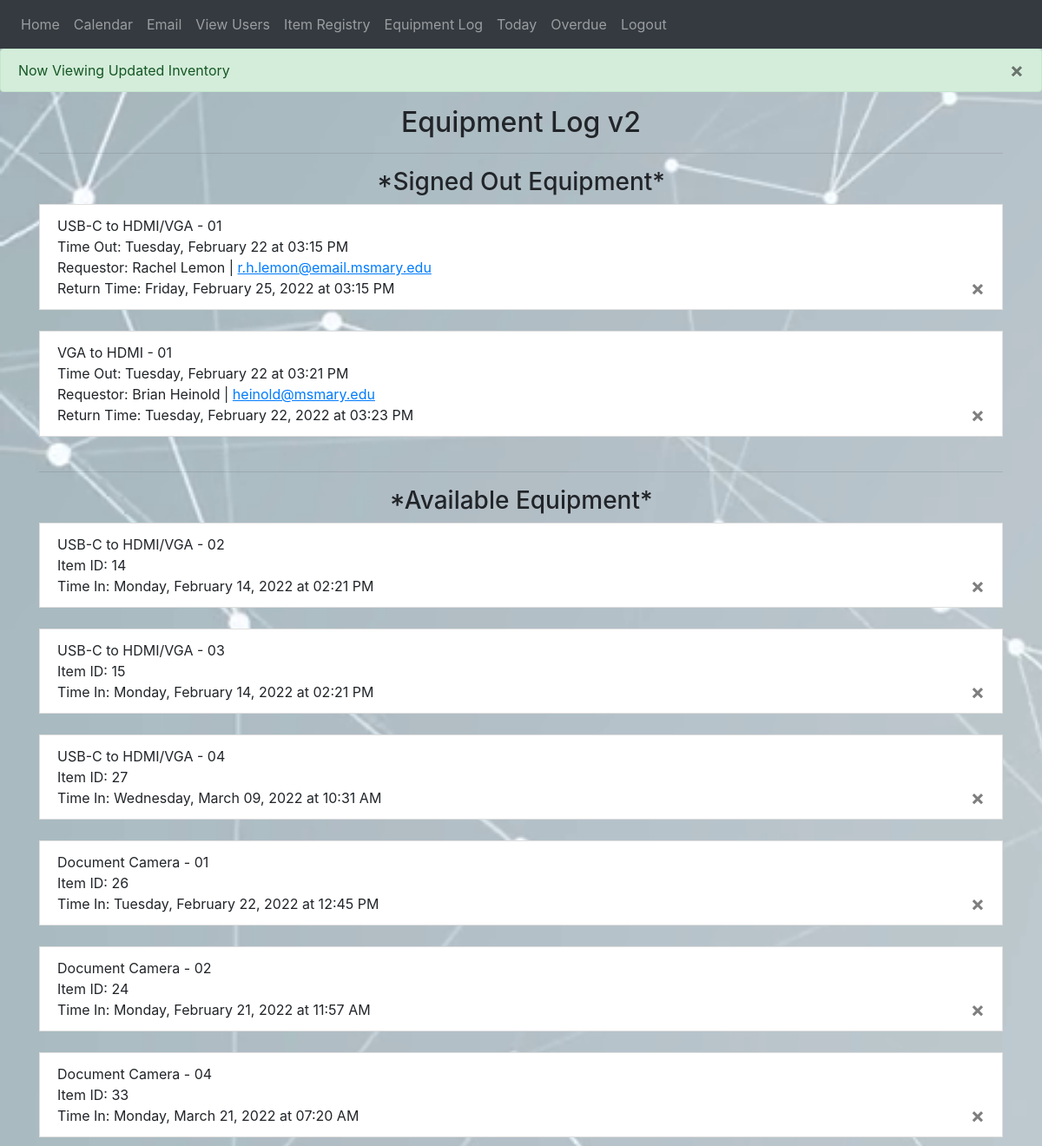
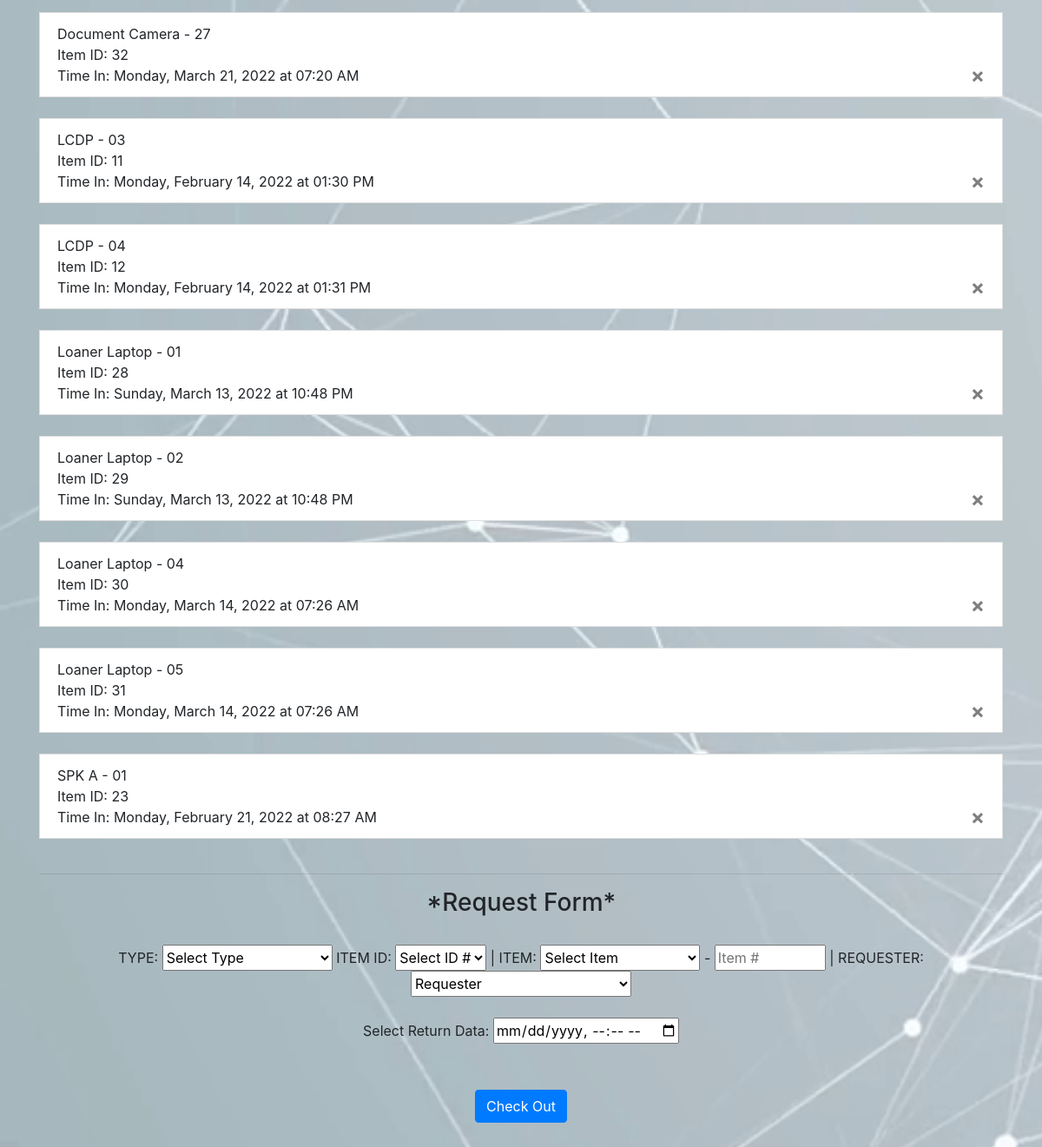
The page /tech/equipment_log (signed in) on the database its author committed (2 pictures, top to bottom).
### website/models.py (models this page shows)
class InventoryOut(db.Model):
    id = db.Column(db.Integer, primary_key=True)
    item_name = db.Column(db.String(150))
    item_type = db.Column(db.String(75))
    item_number = db.Column(db.Integer)
    dateOut = db.Column(db.DateTime, index=True, default=func.now())
    user_email = db.Column(db.String(150))
    returnDate = db.Column(db.DateTime, index=True, default=func.now())

class User(db.Model, UserMixin):
    id = db.Column(db.Integer, primary_key=True)
    email = db.Column(db.String(150), unique=True)
    password = db.Column(db.String(150))
    first_name = db.Column(db.String(75))
    last_name = db.Column(db.String(75))
    department = db.Column(db.String(150))
    tickets = db.relationship('Ticket')

class InventoryIn(db.Model):
    id = db.Column(db.Integer, primary_key=True)
    item_name = db.Column(db.String(150))
    item_number = db.Column(db.Integer)
    item_type = db.Column(db.String(75))
    dateIn = db.Column(db.DateTime, index=True, default=func.now())

### website/auth.py (the view, shortened to what this page needs)
@auth.route('/tech/equipment_log', methods=['GET', 'POST'])
@login_required
def view_inventory():
    available = InventoryIn.query.order_by(InventoryIn.item_type.asc(), InventoryIn.item_number).all()
    users = User.query.order_by(User.last_name).all()
    out = InventoryOut.query.order_by(InventoryOut.item_type.asc(), InventoryOut.item_number).all()
    flash('Now Viewing Updated Inventory', category='success')
    if current_user.department == 'MANAGER' or current_user.department == 'ITSC' or current_user.department == 'LEAD':
        return render_template("equipment_log.html", user=current_user, available=available, out=out, users=users)
    else:
        flash('Access Restricted', category='error')
        return redirect(url_for('routes.home'))
    return render_template("equipment_log.html", user=current_user, users=users)

### website/__init__.py (called while the page is built)
def create_app():
    app = Flask(__name__)
    app.config['SECRET_KEY'] = 'hjshjhdjah kjshkjdhjs'
    app.config['SQLALCHEMY_DATABASE_URI'] = f'sqlite:///{DB_NAME}'
    app.config['SQLALCHEMY_TRACK_MODIFICATIONS'] = True
    db.init_app(app)
    from .routes import routes
    from .auth import auth
    app.register_blueprint(routes, url_prefix='/')
    app.register_blueprint(auth, url_prefix='/')
    from .models import User, Ticket
    create_database(app)
    login_manager = LoginManager()
    login_manager.login_view = 'auth.login'
    login_manager.init_app(app)
    @login_manager.user_loader
    def load_user(id):
        return User.query.get(int(id))
    return app

### website/templates/equipment_log.html (shortened to what this page needs)
{% extends "base.html" %} {% block title %}Equipment Log v2{% endblock %} {% block content %}
<h2 align="center"> Equipment Log v2</h2>
<hr />
<h3 align="center">*Signed Out Equipment*</h3>
{% for data in out %}
<li class="list-group-item">
    <div>
        {{ data.item_name.replace('_', ' ') }} - {% if data.item_number < 10 %}0{% endif %}{{ data.item_number }}
        <br />
        Time Out: {{ data.dateOut.strftime('%A, %B %d at %I:%M %p') }}
        <br />
        Requestor:
        {% for user in users %}
            {% if user.email == data.user_email %}
                {{ user.first_name }} {{ user.last_name }}
            {% endif %}
        {% endfor %}
        | <a href="mailto: {{data.user_email}}?subject=ITSC Notice TEST&body=This is a notice from Mount St. Mary's University
        Information Technology Student Center.">
            <u>{{ data.user_email }}</u>
        </a>
        <br />Return Time: {{ data.returnDate.strftime('%A, %B %d, %Y at %I:%M %p') }}
        {% if user.department == 'MANAGER' or user.department == 'ITSC' or user.department == 'LEAD' %}
        <button type="button" class="close" onClick="signIn({{ data.id }})">
            <span aria-hidden="true">&times;</span>
        </button>
      {% endif %}
    </div>
    </li>
<br />
{% endfor %}
<hr />
<h3 align="center">*Available Equipment*</h3>
{% for data in available %}
    <li class="list-group-item">
    <div>
        {{ data.item_name.replace('_', ' ') }} - {% if data.item_number < 10 %}0{% endif %}{{ data.item_number }}
        <br />
        Item ID: {{ data.id }}
        <br />
        Time In: {{ data.dateIn.strftime('%A, %B %d, %Y at %I:%M %p') }}
        {% if user.department == 'MANAGER' or user.department == 'ITSC' or user.department == 'LEAD' %}
        <button type="button" class="close" onClick="signOut({{ data.id }})">
            <span aria-hidden="true">&times;</span>
        </button>
      {% endif %}
    </div>
    </li>
    <br />
{% endfor %}
<hr />
<h3 align="center">*Request Form*</h3>
<br />
<form method="POST" align="center">
    <div>
        TYPE: <select name="item_type">
            <option hidden="">Select Type</option>
        </select>
        ITEM ID: <select name="item_id">
            <option hidden="">Select ID #</option>
        </select>
         | ITEM: <select name="item_name">
            <option hidden="">Select Item</option>
        </select>
         - <input name="item_number" type="number" min="1" max="100000" placeholder="Item #"/>
          | REQUESTER: <select name="email">
            <option hidden="">Requester</option>
        </select>
        <br />
        <br />
        <div>
            <label>Select Return Data:</label>
            <input type="datetime-local" id="event-date" name="event-date" max="2022-05-13T22:00" required>
        </div>
        <br />
        <br />
        <div align="center">
            <button type="submit" class="btn btn-primary" onClick="">Check Out</button>
        </div>
    </div>
</form>
<br />
<br />
<br />
{% endblock %}

### rows shown on the page
InventoryOut: item_name.replace "USB-C to HDMI/VGA", shows "0", item_number "1", dateOut "Tuesday, February 22 at 03:15 PM", user_email "r.h.lemon@email.msmary.edu", returnDate "Friday, February 25, 2022 at 03:15 PM"
User: first_name "Rachel", last_name "Lemon"
InventoryOut: item_name.replace "VGA to HDMI", shows "0", item_number "1", dateOut "Tuesday, February 22 at 03:21 PM", user_email "heinold@msmary.edu", returnDate "Tuesday, February 22, 2022 at 03:23 PM"
User: first_name "Brian", last_name "Heinold"
InventoryIn: item_name.replace "USB-C to HDMI/VGA", shows "0", item_number "2", id "14", dateIn "Monday, February 14, 2022 at 02:21 PM"
InventoryIn: item_name.replace "USB-C to HDMI/VGA", shows "0", item_number "3", id "15", dateIn "Monday, February 14, 2022 at 02:21 PM"
InventoryIn: item_name.replace "USB-C to HDMI/VGA", shows "0", item_number "4", id "27", dateIn "Wednesday, March 09, 2022 at 10:31 AM"
InventoryIn: item_name.replace "Document Camera", shows "0", item_number "1", id "26", dateIn "Tuesday, February 22, 2022 at 12:45 PM"
InventoryIn: item_name.replace "Document Camera", shows "0", item_number "2", id "24", dateIn "Monday, February 21, 2022 at 11:57 AM"
InventoryIn: item_name.replace "Document Camera", shows "0", item_number "4", id "33", dateIn "Monday, March 21, 2022 at 07:20 AM"
InventoryIn: item_name.replace "Document Camera", item_number "27", id "32", dateIn "Monday, March 21, 2022 at 07:20 AM"
InventoryIn: item_name.replace "LCDP", shows "0", item_number "3", id "11", dateIn "Monday, February 14, 2022 at 01:30 PM"
InventoryIn: item_name.replace "LCDP", shows "0", item_number "4", id "12", dateIn "Monday, February 14, 2022 at 01:31 PM"
InventoryIn: item_name.replace "Loaner Laptop", shows "0", item_number "1", id "28", dateIn "Sunday, March 13, 2022 at 10:48 PM"
InventoryIn: item_name.replace "Loaner Laptop", shows "0", item_number "2", id "29", dateIn "Sunday, March 13, 2022 at 10:48 PM"
InventoryIn: item_name.replace "Loaner Laptop", shows "0", item_number "4", id "30", dateIn "Monday, March 14, 2022 at 07:26 AM"
InventoryIn: item_name.replace "Loaner Laptop", shows "0", item_number "5", id "31", dateIn "Monday, March 14, 2022 at 07:26 AM"
InventoryIn: item_name.replace "SPK A", shows "0", item_number "1", id "23", dateIn "Monday, February 21, 2022 at 08:27 AM"

### other values the page prints
{{ message }} "Now Viewing Updated Inventory"
